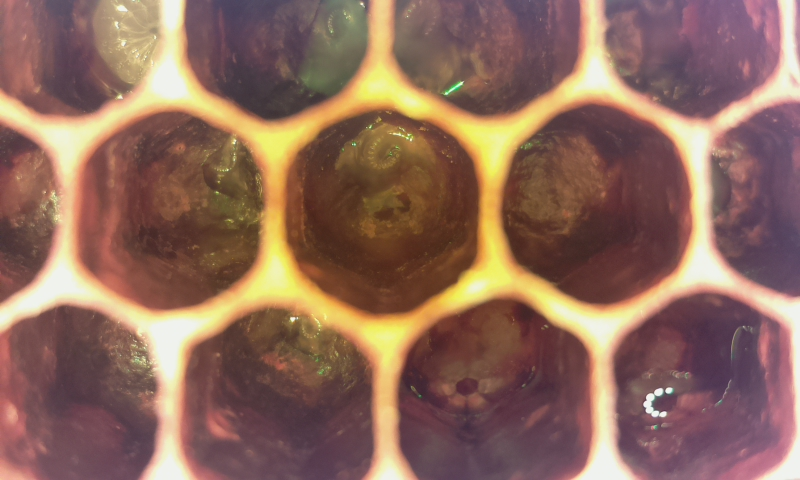
#> input picture 12. hafta/resim/larva.jpg, 800 x 480 px
$ python 5_sekil_bulma_yuvarlak_2.py
#> lines starting #> are read from the running program, lines starting #| are printed output that depends on the picture; after the words box and inside, x2 and y2 are one past the last pixel; in counts of white or black regions, pixels touching at a corner belong together
import cv2 as cv

resim = cv.imread("resim/larva.jpg", cv.IMREAD_GRAYSCALE)
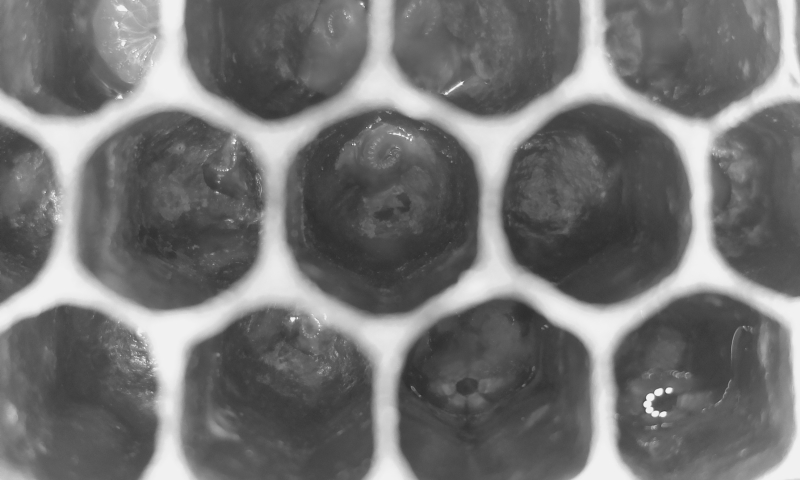
#> resim: shape (480, 800); min 45, max 242, mean 115.4

yuvarlaklar = cv.HoughCircles(resim, cv.HOUGH_GRADIENT, 1, 1, param1=60, param2=20, minRadius=95, maxRadius=108)
#> yuvarlaklar = 281 rows, first 8: [168.5, 212.5, 96.4], [167.5, 211.5, 97.5], [599.5, 203.5, 98.6], [383.5, 212.5, 101.9], [161.5, 211.5, 100.8], [164.5, 212.5, 96.4], [168.5, 204.5, 103], [382.5, 210.5, 103]
renkli = cv.imread("resim/larva.jpg")
#> renkli is the input picture: shape (480, 800, 3); mean B, G, R 92.2, 106.5, 141.8

for cember in yuvarlaklar[0]:
    cv.circle(renkli, (cember[0], cember[1]), int(cember[2]), (255, 0, 0), 1)
#> this loop made 281 passes
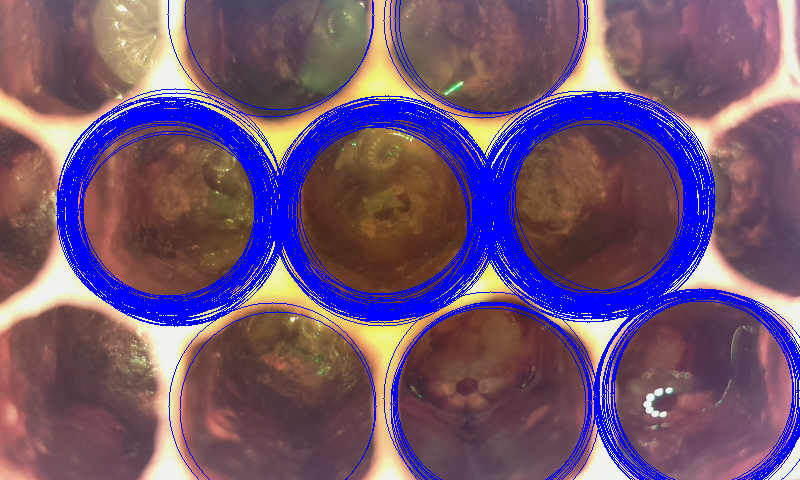
#> renkli: shape (480, 800, 3); 15.83% of pixels changed, all inside (x1, y1, x2, y2) = (56, 0, 800, 480)

cv.imshow("a", renkli)
cv.waitKey(0)
